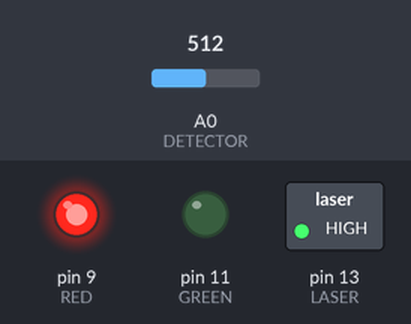
Bench run of a sketch on a simulated Arduino Uno, built with avr-gcc and run on an emulated ATmega328P. On the bench: switched loads named in the sketch (green lamp = pin HIGH), output pins drawn as LEDs (lit = HIGH). The inputs (shaded band) are chosen by the test bench; at power-on: A0 (DETECTOR) = 512. What the sketch prints to the serial monitor is not drawn.

Above: at 1.2 s.
1.3 s: A0 (DETECTOR) set to 985
2.8 s: A0 (DETECTOR) set to 1007
At 4.1 s:
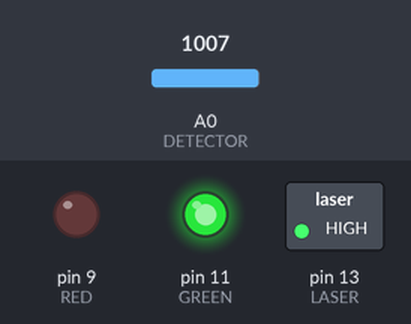
Timing chart, 0 to 5.8 s (numbered marks = the images above; inputs shaded):
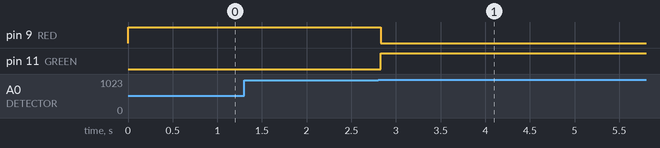

The sketch:

lasernet_main.ino
```cpp
const int DETECTOR = 0;
const int LASER = 13;
const int GREEN = 11;
const int RED = 9;
const int latency = 20;
const int laser_on = 1000;
const bool RECEIVER = true;

void enable_pin (int pin) {
  digitalWrite(pin, HIGH);
}

void disable_pin (int pin) {
  digitalWrite(pin, LOW);
}

int update_status (int reading) {
  if (reading > laser_on) {
    enable_pin(GREEN);
    disable_pin(RED);
  }
  else {
    enable_pin(RED);
    disable_pin(GREEN);
  }
  return reading;
}

void send_byte (char symbol) {
  digitalWrite(LASER, HIGH);
  delay(latency);
  for (int i = 128; i >= 1; i/= 2) {
    if (symbol & i) digitalWrite(LASER, HIGH);
    else digitalWrite(LASER, LOW);
    delay(latency);
  }
  digitalWrite(LASER, LOW);
  delay(latency);
}

char receive_byte (void) {
  unsigned char byte_read = 0;
  delay(3*latency/2);
  for (int i = 128; i >= 1; i /= 2) {
    if (update_status(analogRead(DETECTOR)) > laser_on)
      byte_read |= i;
    if (i >= 1) delay(latency);
    else delay(latency/2);
  }
  return byte_read;
}

void setup() {
  pinMode(LASER, OUTPUT);
  pinMode(GREEN, OUTPUT);
  pinMode(RED, OUTPUT);
  Serial.begin(115200);
  digitalWrite(LASER, HIGH);
  update_status(analogRead(DETECTOR));
}

void loop() {
  if (RECEIVER) {
    if (analogRead(DETECTOR) > laser_on)
      Serial.write(receive_byte());
    else return;
  } else {
    char value = 0;
    if (Serial.available() > 0) {
      value = Serial.read();
      send_byte(value);
    }
  }
}
```

Measured:
- the behaviour switches between 1000 and 1001 on A0 (DETECTOR) (found by bisection; images 0 and 1)
- after the input at 1.3 s, every drawn part: stays the same
- after the input at 2.8 s, pin 9 (RED): HIGH → LOW at once; pin 11 (GREEN): LOW → HIGH at once
